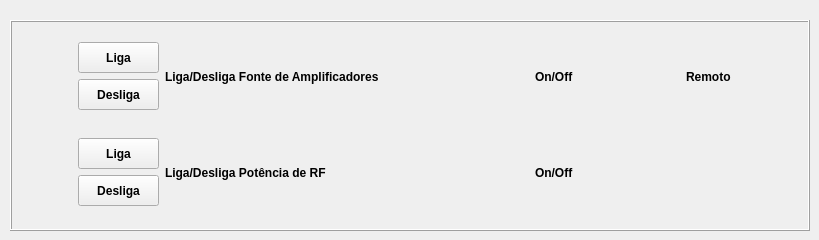
      <widget class="QWidget" name="tab_3">
       <attribute name="title">
        <string>Amplificadores</string>
       </attribute>
       <widget class="QFrame" name="frame_3">
        <property name="geometry">
         <rect>
          <x>10</x>
          <y>20</y>
          <width>800</width>
          <height>211</height>
         </rect>
        </property>
        <property name="minimumSize">
         <size>
          <width>800</width>
          <height>211</height>
         </size>
        </property>
        <property name="maximumSize">
         <size>
          <width>800</width>
          <height>211</height>
         </size>
        </property>
        <property name="frameShape">
         <enum>QFrame::Box</enum>
        </property>
        <property name="frameShadow">
         <enum>QFrame::Raised</enum>
        </property>
        <layout class="QGridLayout" name="gridLayout_6">
         <item row="0" column="0">
          <widget class="QWidget" name="widget_13" native="true">
           <property name="minimumSize">
            <size>
             <width>376</width>
             <height>88</height>
            </size>
           </property>
           <property name="maximumSize">
            <size>
             <width>376</width>
             <height>88</height>
            </size>
           </property>
           <layout class="QHBoxLayout" name="horizontalLayout_23">
            <item>
             <layout class="QVBoxLayout" name="verticalLayout_38">
              <item>
               <widget class="PyDMPushButton" name="PyDMPushButton_21">
                <property name="enabled">
                 <bool>true</bool>
                </property>
                <property name="minimumSize">
                 <size>
                  <width>81</width>
                  <height>31</height>
                 </size>
                </property>
                <property name="maximumSize">
                 <size>
                  <width>81</width>
                  <height>31</height>
                 </size>
                </property>
                <property name="font">
                 <font>
                  <weight>75</weight>
                  <bold>true</bold>
                 </font>
                </property>
                <property name="toolTip">
                 <string/>
                </property>
                <property name="whatsThis">
                 <string>
    Basic PushButton to send a fixed value.

    The PyDMPushButton is meant to hold a specific value, and send that value
    to a channel when it is clicked, much like the MessageButton does in EDM.
    The PyDMPushButton works in two different modes of operation, first, a
    fixed value can be given to the :attr:`.pressValue` attribute, whenever the
    button is clicked a signal containing this value will be sent to the
    connected channel. This is the default behavior of the button. However, if
    the :attr:`.relativeChange` is set to True, the fixed value will be added
    to the current value of the channel. This means that the button will
    increment a channel by a fixed amount with every click, a consistent
    relative move

    Parameters
    ----------
    pressValue : int, float, str
        Value to be sent when the button is clicked

    channel : str
        ID of channel to manipulate

    parent : QObject, optional
        Parent of PyDMPushButton

    label : str, optional
        String to place on button

    icon : QIcon, optional
        An Icon to display on the PyDMPushButton


    relative : bool, optional
        Choice to have the button peform a relative put, instead of always
        setting to an absolute value
    </string>
                </property>
                <property name="text">
                 <string>Liga</string>
                </property>
                <property name="checkable">
                 <bool>true</bool>
                </property>
               </widget>
              </item>
              <item>
               <widget class="PyDMPushButton" name="PyDMPushButton_22">
                <property name="enabled">
                 <bool>true</bool>
                </property>
                <property name="minimumSize">
                 <size>
                  <width>81</width>
                  <height>31</height>
                 </size>
                </property>
                <property name="maximumSize">
                 <size>
                  <width>81</width>
                  <height>31</height>
                 </size>
                </property>
                <property name="font">
                 <font>
                  <weight>75</weight>
                  <bold>true</bold>
                 </font>
                </property>
                <property name="toolTip">
                 <string/>
                </property>
                <property name="whatsThis">
                 <string>
    Basic PushButton to send a fixed value.

    The PyDMPushButton is meant to hold a specific value, and send that value
    to a channel when it is clicked, much like the MessageButton does in EDM.
    The PyDMPushButton works in two different modes of operation, first, a
    fixed value can be given to the :attr:`.pressValue` attribute, whenever the
    button is clicked a signal containing this value will be sent to the
    connected channel. This is the default behavior of the button. However, if
    the :attr:`.relativeChange` is set to True, the fixed value will be added
    to the current value of the channel. This means that the button will
    increment a channel by a fixed amount with every click, a consistent
    relative move

    Parameters
    ----------
    pressValue : int, float, str
        Value to be sent when the button is clicked

    channel : str
        ID of channel to manipulate

    parent : QObject, optional
        Parent of PyDMPushButton

    label : str, optional
        String to place on button

    icon : QIcon, optional
        An Icon to display on the PyDMPushButton


    relative : bool, optional
        Choice to have the button peform a relative put, instead of always
        setting to an absolute value
    </string>
                </property>
                <property name="text">
                 <string>Desliga</string>
                </property>
                <property name="checkable">
                 <bool>true</bool>
                </property>
               </widget>
              </item>
             </layout>
            </item>
            <item>
             <widget class="QLabel" name="label_10">
              <property name="font">
               <font>
                <weight>75</weight>
                <bold>true</bold>
               </font>
              </property>
              <property name="text">
               <string>Liga/Desliga Fonte de Amplificadores</string>
              </property>
             </widget>
            </item>
           </layout>
          </widget>
         </item>
         <item row="0" column="1">
          <widget class="QWidget" name="widget_16" native="true">
           <property name="minimumSize">
            <size>
             <width>97</width>
             <height>59</height>
            </size>
           </property>
           <property name="maximumSize">
            <size>
             <width>97</width>
             <height>59</height>
            </size>
           </property>
           <layout class="QHBoxLayout" name="horizontalLayout_40">
            <item>
             <widget class="PyDMLed" name="PyDMLed_21">
              <property name="minimumSize">
               <size>
                <width>21</width>
                <height>41</height>
               </size>
              </property>
              <property name="maximumSize">
               <size>
                <width>21</width>
                <height>41</height>
               </size>
              </property>
              <property name="toolTip">
               <string/>
              </property>
              <property name="whatsThis">
               <string/>
              </property>
              <property name="onColour">
               <enum>QLed::Green</enum>
              </property>
              <property name="offColour">
               <enum>QLed::Red</enum>
              </property>
             </widget>
            </item>
            <item>
             <widget class="QLabel" name="label_15">
              <property name="font">
               <font>
                <weight>75</weight>
                <bold>true</bold>
               </font>
              </property>
              <property name="text">
               <string>On/Off</string>
              </property>
             </widget>
            </item>
           </layout>
          </widget>
         </item>
         <item row="0" column="2">
          <widget class="QWidget" name="widget_17" native="true">
           <property name="minimumSize">
            <size>
             <width>97</width>
             <height>59</height>
            </size>
           </property>
           <property name="maximumSize">
            <size>
             <width>101</width>
             <height>59</height>
            </size>
           </property>
           <layout class="QHBoxLayout" name="horizontalLayout_41">
            <item>
             <widget class="PyDMLed" name="PyDMLed_25">
              <property name="minimumSize">
               <size>
                <width>21</width>
                <height>41</height>
               </size>
              </property>
              <property name="maximumSize">
               <size>
                <width>21</width>
                <height>41</height>
               </size>
              </property>
              <property name="toolTip">
               <string/>
              </property>
              <property name="whatsThis">
               <string/>
              </property>
              <property name="onColour">
               <enum>QLed::Green</enum>
              </property>
              <property name="offColour">
               <enum>QLed::Red</enum>
              </property>
             </widget>
            </item>
            <item>
             <widget class="QLabel" name="label_16">
              <property name="font">
               <font>
                <weight>75</weight>
                <bold>true</bold>
               </font>
              </property>
              <property name="text">
               <string>Remoto</string>
              </property>
             </widget>
            </item>
           </layout>
          </widget>
         </item>
         <item row="1" column="0">
          <widget class="QWidget" name="widget_14" native="true">
           <property name="minimumSize">
            <size>
             <width>311</width>
             <height>88</height>
            </size>
           </property>
           <property name="maximumSize">
            <size>
             <width>311</width>
             <height>88</height>
            </size>
           </property>
           <layout class="QHBoxLayout" name="horizontalLayout_25">
            <item>
             <layout class="QVBoxLayout" name="verticalLayout_39">
              <item>
               <widget class="PyDMPushButton" name="PyDMPushButton_23">
                <property name="enabled">
                 <bool>true</bool>
                </property>
                <property name="minimumSize">
                 <size>
                  <width>81</width>
                  <height>31</height>
                 </size>
                </property>
                <property name="maximumSize">
                 <size>
                  <width>81</width>
                  <height>31</height>
                 </size>
                </property>
                <property name="font">
                 <font>
                  <weight>75</weight>
                  <bold>true</bold>
                 </font>
                </property>
                <property name="toolTip">
                 <string/>
                </property>
                <property name="whatsThis">
                 <string>
    Basic PushButton to send a fixed value.

    The PyDMPushButton is meant to hold a specific value, and send that value
    to a channel when it is clicked, much like the MessageButton does in EDM.
    The PyDMPushButton works in two different modes of operation, first, a
    fixed value can be given to the :attr:`.pressValue` attribute, whenever the
    button is clicked a signal containing this value will be sent to the
    connected channel. This is the default behavior of the button. However, if
    the :attr:`.relativeChange` is set to True, the fixed value will be added
    to the current value of the channel. This means that the button will
    increment a channel by a fixed amount with every click, a consistent
    relative move

    Parameters
    ----------
    pressValue : int, float, str
        Value to be sent when the button is clicked

    channel : str
        ID of channel to manipulate

    parent : QObject, optional
        Parent of PyDMPushButton

    label : str, optional
        String to place on button

    icon : QIcon, optional
        An Icon to display on the PyDMPushButton


    relative : bool, optional
        Choice to have the button peform a relative put, instead of always
        setting to an absolute value
    </string>
                </property>
                <property name="text">
                 <string>Liga</string>
                </property>
                <property name="checkable">
                 <bool>true</bool>
                </property>
               </widget>
              </item>
              <item>
               <widget class="PyDMPushButton" name="PyDMPushButton_24">
                <property name="enabled">
                 <bool>true</bool>
                </property>
                <property name="minimumSize">
                 <size>
                  <width>81</width>
                  <height>31</height>
                 </size>
                </property>
                <property name="maximumSize">
                 <size>
                  <width>81</width>
                  <height>31</height>
                 </size>
                </property>
                <property name="font">
                 <font>
                  <weight>75</weight>
                  <bold>true</bold>
                 </font>
                </property>
                <property name="toolTip">
                 <string/>
                </property>
                <property name="whatsThis">
                 <string>
    Basic PushButton to send a fixed value.

    The PyDMPushButton is meant to hold a specific value, and send that value
    to a channel when it is clicked, much like the MessageButton does in EDM.
    The PyDMPushButton works in two different modes of operation, first, a
    fixed value can be given to the :attr:`.pressValue` attribute, whenever the
    button is clicked a signal containing this value will be sent to the
    connected channel. This is the default behavior of the button. However, if
    the :attr:`.relativeChange` is set to True, the fixed value will be added
    to the current value of the channel. This means that the button will
    increment a channel by a fixed amount with every click, a consistent
    relative move

    Parameters
    ----------
    pressValue : int, float, str
        Value to be sent when the button is clicked

    channel : str
        ID of channel to manipulate

    parent : QObject, optional
        Parent of PyDMPushButton

    label : str, optional
        String to place on button

    icon : QIcon, optional
        An Icon to display on the PyDMPushButton


    relative : bool, optional
        Choice to have the button peform a relative put, instead of always
        setting to an absolute value
    </string>
                </property>
                <property name="text">
                 <string>Desliga</string>
                </property>
                <property name="checkable">
                 <bool>true</bool>
                </property>
               </widget>
              </item>
             </layout>
            </item>
            <item>
             <widget class="QLabel" name="label_11">
              <property name="font">
               <font>
                <weight>75</weight>
                <bold>true</bold>
               </font>
              </property>
              <property name="text">
               <string>Liga/Desliga Potência de RF</string>
              </property>
             </widget>
            </item>
           </layout>
          </widget>
         </item>
         <item row="1" column="1">
          <widget class="QWidget" name="widget_15" native="true">
           <property name="minimumSize">
            <size>
             <width>97</width>
             <height>59</height>
            </size>
           </property>
           <property name="maximumSize">
            <size>
             <width>97</width>
             <height>59</height>
            </size>
           </property>
           <layout class="QHBoxLayout" name="horizontalLayout_39">
            <item>
             <widget class="PyDMLed" name="PyDMLed_20">
              <property name="minimumSize">
               <size>
                <width>21</width>
                <height>41</height>
               </size>
              </property>
              <property name="maximumSize">
               <size>
                <width>21</width>
                <height>41</height>
               </size>
              </property>
              <property name="toolTip">
               <string/>
              </property>
              <property name="whatsThis">
               <string/>
              </property>
              <property name="onColour">
               <enum>QLed::Green</enum>
              </property>
              <property name="offColour">
               <enum>QLed::Red</enum>
              </property>
             </widget>
            </item>
            <item>
             <widget class="QLabel" name="label_14">
              <property name="font">
               <font>
                <weight>75</weight>
                <bold>true</bold>
               </font>
              </property>
              <property name="text">
               <string>On/Off</string>
              </property>
             </widget>
            </item>
           </layout>
          </widget>
         </item>
        </layout>
       </widget>
      </widget>
